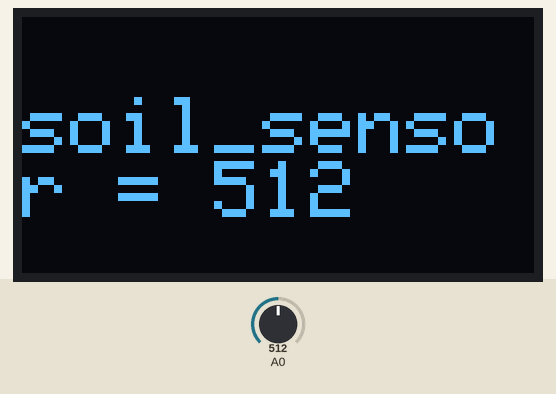
Recording of a sketch running on a simulated ESP8266 (NodeMCU). Parts: 128×64 one-colour display. The inputs (shaded band) are chosen by the test bench; at power-on: A0 = 512. WiFi joins after 1.5 s; servers stay silent unless stated; web services answer with replies made up by the test bench; what the sketch prints to the serial monitor is not drawn.

Above: at 2.8 s.
2.9 s: A0 set to 716
At 3.5 s:
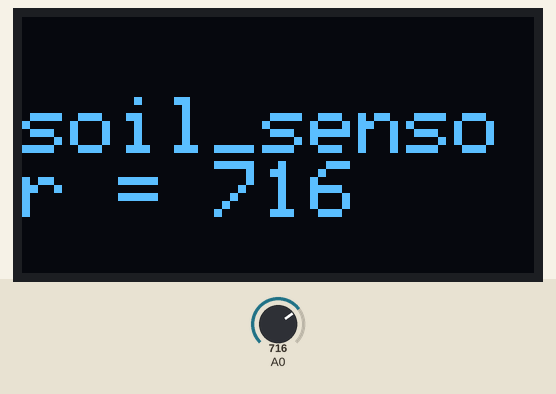
4.7 s: A0 set to 900
At 5.1 s:
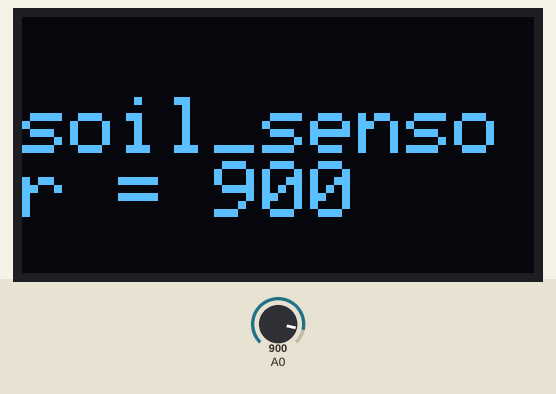
6.2 s: A0 set to 1023
At 6.7 s:
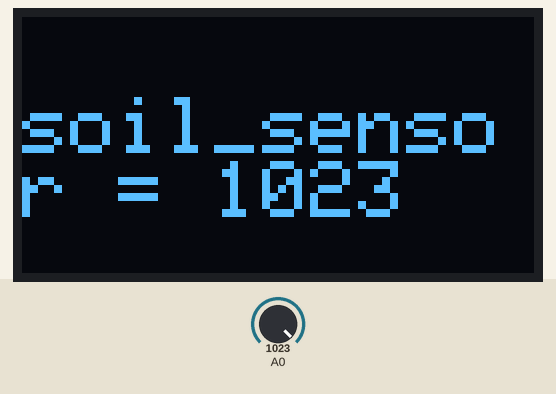
Timing chart, 0 to 9.2 s (numbered marks = the images above; inputs shaded):
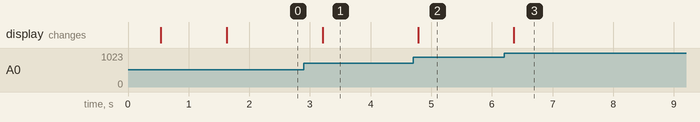

Measured:
- after the input at 2.9 s, the display: changes after 0.31 s (image 1)
- after the input at 4.7 s, the display: changes after 0.08 s (image 2)
- after the input at 6.2 s, the display: changes after 0.16 s (image 3)

The sketch:

sketch_soil_sensor_with_oled_1.2.ino
```cpp
#include <ESP8266WiFi.h>
#include <ESP8266HTTPClient.h>
#include <WiFiClient.h>
#include <WiFiClientSecure.h>
#include <SPI.h>
#include <Wire.h>
#include <Adafruit_GFX.h>
#include <Adafruit_SSD1306.h>

#define SCREEN_WIDTH 128 // OLED display width, in pixels
#define SCREEN_HEIGHT 64 // OLED display height, in pixels

// Declaration for SSD1306 display connected using I2C
#define OLED_RESET     -1 // Reset pin
#define SCREEN_ADDRESS 0x3C
Adafruit_SSD1306 display(SCREEN_WIDTH, SCREEN_HEIGHT, &Wire, OLED_RESET);

const char* ssid = "NUI";
const char* password = "lightyear";

int cloud=0;

void setup() {
  Serial.begin(115200);

  delay(10);
  // We start by connecting to a WiFi network

  Serial.println();
  Serial.println();
  Serial.print("Connecting to ");
  Serial.println(ssid);

  WiFi.begin(ssid, password);

  while (WiFi.status() != WL_CONNECTED) {
    delay(500);
    Serial.print(".");
  Serial.println("");
  Serial.println("WiFi connected");
  Serial.println("IP address: ");
  Serial.println(WiFi.localIP());
  pinMode(A0,INPUT);
  if(!display.begin(SSD1306_SWITCHCAPVCC, SCREEN_ADDRESS)) {
    Serial.println(F("SSD1306 allocation failed"));
for(;;);
display.clearDisplay();
}
  }
}
int value = 0;
void loop(){
int soil_sensor_output=analogRead(A0);
Serial.print("soil_sensor = ");
Serial.println(soil_sensor_output);
display.clearDisplay();
display.setTextSize(2);
display.setTextColor(WHITE);
display.setCursor(0,20);
display.print("soil_sensor = ");
display.println(soil_sensor_output);
display.display();
WiFiClient client;
    HTTPClient http;
 cloud=cloud+1;
 if(cloud>=20)
 {cloud=0;
http.begin(client,"http://api.thingspeak.com/update?api_key=467JJN2379Z696OO&field1="+ String(soil_sensor_output) ); //Replace API Key
        int httpCode = http.GET();
          if(httpCode > 0) {
               Serial.printf("[HTTP] GET... code: %d\n", httpCode);
               if(httpCode == HTTP_CODE_OK) {
                  String payload = http.getString();
                  Serial.println(payload);
              }
          } else {
              Serial.printf("[HTTP] GET... failed, error: %s\n", http.errorToString(httpCode).c_str());
          }
          http.end(); Serial.println();
  Serial.println("closing connection");
 }
delay(500);
}
```
